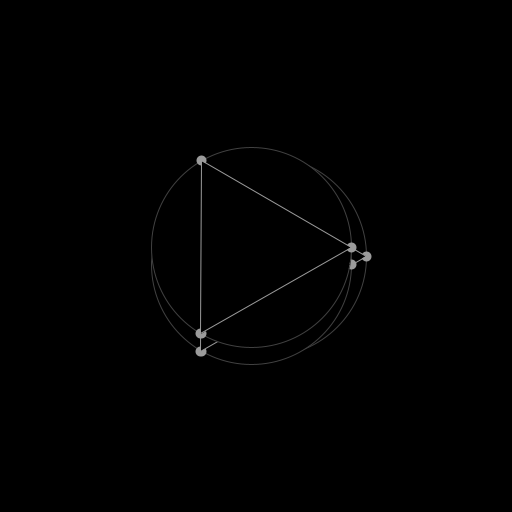
Frame 1 (no input)
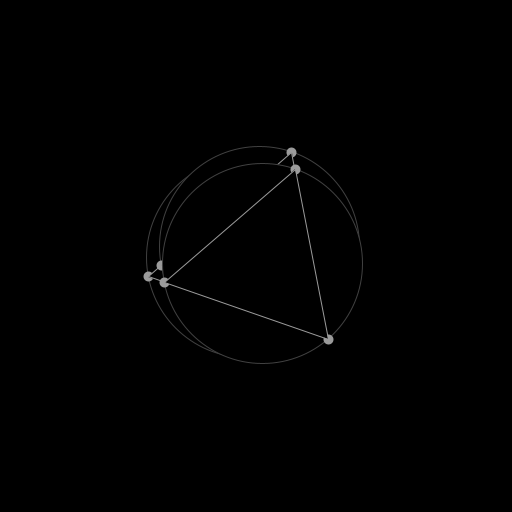
Frame 60 (the mouse pressed at the canvas centre just before this capture)
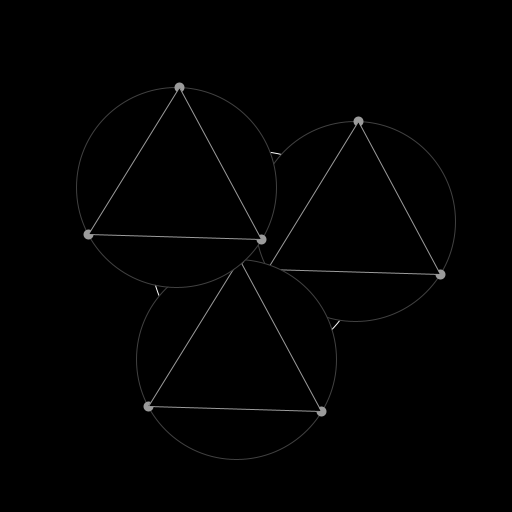
Frame 120 (the mouse held since frame 60 and released just before this capture)

The Processing sketch that drew these frames (run headless with seeded random() and noise(); from frame 60 on, the mouse is pressed at the canvas centre):

// Processing sketch: polygon
// ── polygon.pde
float angle;
float angleTriangle;
PVector origin;

void setup() {
  size(512, 512);
  smooth();
  angle = 0.0;
  angleTriangle = 0.0;
  origin = new PVector(width / 2, height / 2);
}

void draw() {
  background(0);
  fill(0);
  stroke(255);

  float r = map(mouseX, 0, width, 10, 200);

  ellipseMode(RADIUS);
  ellipse(origin.x, origin.y, r, r);
  
  for (int i = 0; i < 3; i ++) {
    float arc =  PI / 1.5;
    float x = r * cos(angle + (arc * i));
    float y = r * sin(angle + (arc * i));
    PVector triangleOrigin = new PVector(origin.x + x, origin.y + y);
    polygon(triangleOrigin, 100, angleTriangle);
 }

  angle += 0.05;
  angleTriangle += map(mouseX, 0, width, 0.05, 1.5);
}

void polygon(PVector origin, float radius, float startAngle) {
  float arc = PI / 1.5;
  pushMatrix();
  translate(origin.x, origin.y);

  stroke(65);
  ellipseMode(RADIUS);
  ellipse(0, 0, radius, radius);

  stroke(155);
  beginShape();

  for (int i = 0; i < 3; i++) {
    float theta = startAngle + (arc * i);
    PVector v = calculateVertex(theta, radius);
    vertex(v.x, v.y);

    strokeWeight(10);
    point(v.x, v.y);
    strokeWeight(1);
  }

  endShape(CLOSE);
  popMatrix();
}

PVector calculateVertex(float theta, float radius) {
  float x = cos(theta) * radius;
  float y = sin(theta) * radius;

  return new PVector(x, y);
}
